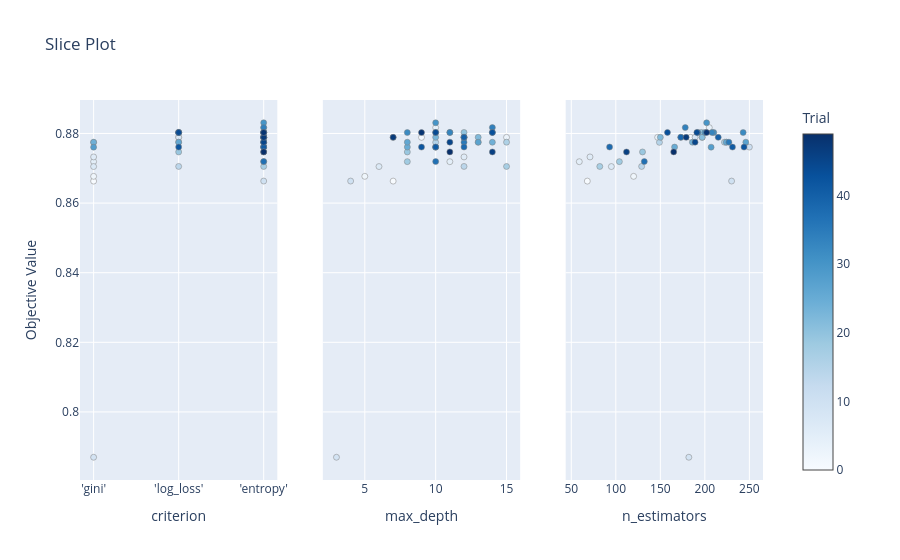

The notebook cell this image was saved under:
### Code cell
plot_slice(study)

### Figure 1 — Plotly figure (JSON) as saved in the notebook; plotly's stock layout.template omitted (floating-point values rounded to 4 significant figures)
{"data": [{"marker": {"color": [0, 2, 5, 6, 7, 9, 15, 24, 28, 1, 8, 12, 14, 19, 26, 29, 33, 42, 43, 44, 3, 4, 10, 11, 13, 16, 17, 18, 20, 21, 22, 23, 25, 27, 30, 31, 32, 34, 35, 36, 37, 38, 39, 40, 41, 45, 46, 47, 48, 49], "colorbar": {"title": {"text": "Trial"}, "x": 1, "xpad": 40}, "colorscale": [[0, "rgb(247,251,255)"], [0.125, "rgb(222,235,247)"], [0.25, "rgb(198,219,239)"], [0.375, "rgb(158,202,225)"], [0.5, "rgb(107,174,214)"], [0.625, "rgb(66,146,198)"], [0.75, "rgb(33,113,181)"], [0.875, "rgb(8,81,156)"], [1, "rgb(8,48,107)"]], "line": {"color": "Grey", "width": 0.5}, "showscale": true}, "mode": "markers", "name": "Feasible Trial", "showlegend": false, "type": "scatter", "x": ["'gini'", "'gini'", "'gini'", "'gini'", "'gini'", "'gini'", "'gini'", "'gini'", "'gini'", "'log_loss'", "'log_loss'", "'log_loss'", "'log_loss'", "'log_loss'", "'log_loss'", "'log_loss'", "'log_loss'", "'log_loss'", "'log_loss'", "'log_loss'", "'entropy'", "'entropy'", "'entropy'", "'entropy'", "'entropy'", "'entropy'", "'entropy'", "'entropy'", "'entropy'", "'entropy'", "'entropy'", "'entropy'", "'entropy'", "'entropy'", "'entropy'", "'entropy'", "'entropy'", "'entropy'", "'entropy'", "'entropy'", "'entropy'", "'entropy'", "'entropy'", "'entropy'", "'entropy'", "'entropy'", "'entropy'", "'entropy'", "'entropy'", "'entropy'"], "xaxis": "x", "y": [0.8663, 0.8677, 0.8719, 0.8733, 0.8705, 0.787, 0.8774, 0.8775, 0.8761, 0.8789, 0.8789, 0.8775, 0.8705, 0.8747, 0.8775, 0.8803, 0.8803, 0.8761, 0.8803, 0.8803, 0.8789, 0.8817, 0.8663, 0.8761, 0.8789, 0.8775, 0.8705, 0.8719, 0.8803, 0.8789, 0.8789, 0.8789, 0.8761, 0.8775, 0.8831, 0.8803, 0.8803, 0.8817, 0.8775, 0.8803, 0.8719, 0.8761, 0.8789, 0.8789, 0.8761, 0.8775, 0.8747, 0.8789, 0.8803, 0.8747], "yaxis": "y"}, {"marker": {"color": [0, 1, 2, 3, 4, 5, 6, 7, 8, 9, 10, 11, 12, 13, 14, 15, 16, 17, 18, 19, 20, 21, 22, 23, 24, 25, 26, 27, 28, 29, 30, 31, 32, 33, 34, 35, 36, 37, 38, 39, 40, 41, 42, 43, 44, 45, 46, 47, 48, 49], "colorbar": {"title": {"text": "Trial"}, "x": 1, "xpad": 40}, "colorscale": [[0, "rgb(247,251,255)"], [0.125, "rgb(222,235,247)"], [0.25, "rgb(198,219,239)"], [0.375, "rgb(158,202,225)"], [0.5, "rgb(107,174,214)"], [0.625, "rgb(66,146,198)"], [0.75, "rgb(33,113,181)"], [0.875, "rgb(8,81,156)"], [1, "rgb(8,48,107)"]], "line": {"color": "Grey", "width": 0.5}, "showscale": false}, "mode": "markers", "name": "Feasible Trial", "showlegend": false, "type": "scatter", "x": [7, 9, 5, 15, 10, 11, 12, 6, 12, 3, 4, 10, 13, 7, 12, 10, 15, 15, 8, 8, 12, 12, 13, 10, 14, 8, 8, 13, 10, 11, 10, 10, 8, 11, 14, 12, 14, 10, 12, 12, 12, 10, 9, 14, 10, 11, 14, 7, 9, 11], "xaxis": "x2", "y": [0.8663, 0.8789, 0.8677, 0.8789, 0.8817, 0.8719, 0.8733, 0.8705, 0.8789, 0.787, 0.8663, 0.8761, 0.8775, 0.8789, 0.8705, 0.8774, 0.8775, 0.8705, 0.8719, 0.8747, 0.8803, 0.8789, 0.8789, 0.8789, 0.8775, 0.8761, 0.8775, 0.8775, 0.8761, 0.8803, 0.8831, 0.8803, 0.8803, 0.8803, 0.8817, 0.8775, 0.8803, 0.8719, 0.8761, 0.8789, 0.8789, 0.8761, 0.8761, 0.8803, 0.8803, 0.8775, 0.8747, 0.8789, 0.8803, 0.8747], "yaxis": "y2"}, {"marker": {"color": [0, 1, 2, 3, 4, 5, 6, 7, 8, 9, 10, 11, 12, 13, 14, 15, 16, 17, 18, 19, 20, 21, 22, 23, 24, 25, 26, 27, 28, 29, 30, 31, 32, 33, 34, 35, 36, 37, 38, 39, 40, 41, 42, 43, 44, 45, 46, 47, 48, 49], "colorbar": {"title": {"text": "Trial"}, "x": 1, "xpad": 40}, "colorscale": [[0, "rgb(247,251,255)"], [0.125, "rgb(222,235,247)"], [0.25, "rgb(198,219,239)"], [0.375, "rgb(158,202,225)"], [0.5, "rgb(107,174,214)"], [0.625, "rgb(66,146,198)"], [0.75, "rgb(33,113,181)"], [0.875, "rgb(8,81,156)"], [1, "rgb(8,48,107)"]], "line": {"color": "Grey", "width": 0.5}, "showscale": false}, "mode": "markers", "name": "Feasible Trial", "showlegend": false, "type": "scatter", "x": [68, 184, 120, 147, 205, 59, 71, 95, 189, 182, 230, 250, 224, 197, 129, 149, 222, 82, 104, 130, 196, 197, 150, 173, 186, 166, 224, 246, 207, 200, 202, 210, 243, 208, 178, 227, 192, 132, 93, 173, 215, 231, 244, 158, 191, 189, 112, 179, 202, 165], "xaxis": "x3", "y": [0.8663, 0.8789, 0.8677, 0.8789, 0.8817, 0.8719, 0.8733, 0.8705, 0.8789, 0.787, 0.8663, 0.8761, 0.8775, 0.8789, 0.8705, 0.8774, 0.8775, 0.8705, 0.8719, 0.8747, 0.8803, 0.8789, 0.8789, 0.8789, 0.8775, 0.8761, 0.8775, 0.8775, 0.8761, 0.8803, 0.8831, 0.8803, 0.8803, 0.8803, 0.8817, 0.8775, 0.8803, 0.8719, 0.8761, 0.8789, 0.8789, 0.8761, 0.8761, 0.8803, 0.8803, 0.8775, 0.8747, 0.8789, 0.8803, 0.8747], "yaxis": "y3"}], "layout": {"title": {"text": "Slice Plot"}, "xaxis": {"anchor": "y", "categoryarray": ["'gini'", "'log_loss'", "'entropy'"], "categoryorder": "array", "domain": [0, 0.2889], "title": {"text": "criterion"}, "type": "category"}, "xaxis2": {"anchor": "y2", "domain": [0.3556, 0.6444], "title": {"text": "max_depth"}}, "xaxis3": {"anchor": "y3", "domain": [0.7111, 1], "title": {"text": "n_estimators"}}, "yaxis": {"anchor": "x", "domain": [0, 1], "title": {"text": "Objective Value"}}, "yaxis2": {"anchor": "x2", "domain": [0, 1], "matches": "y", "showticklabels": false}, "yaxis3": {"anchor": "x3", "domain": [0, 1], "matches": "y", "showticklabels": false}}}
